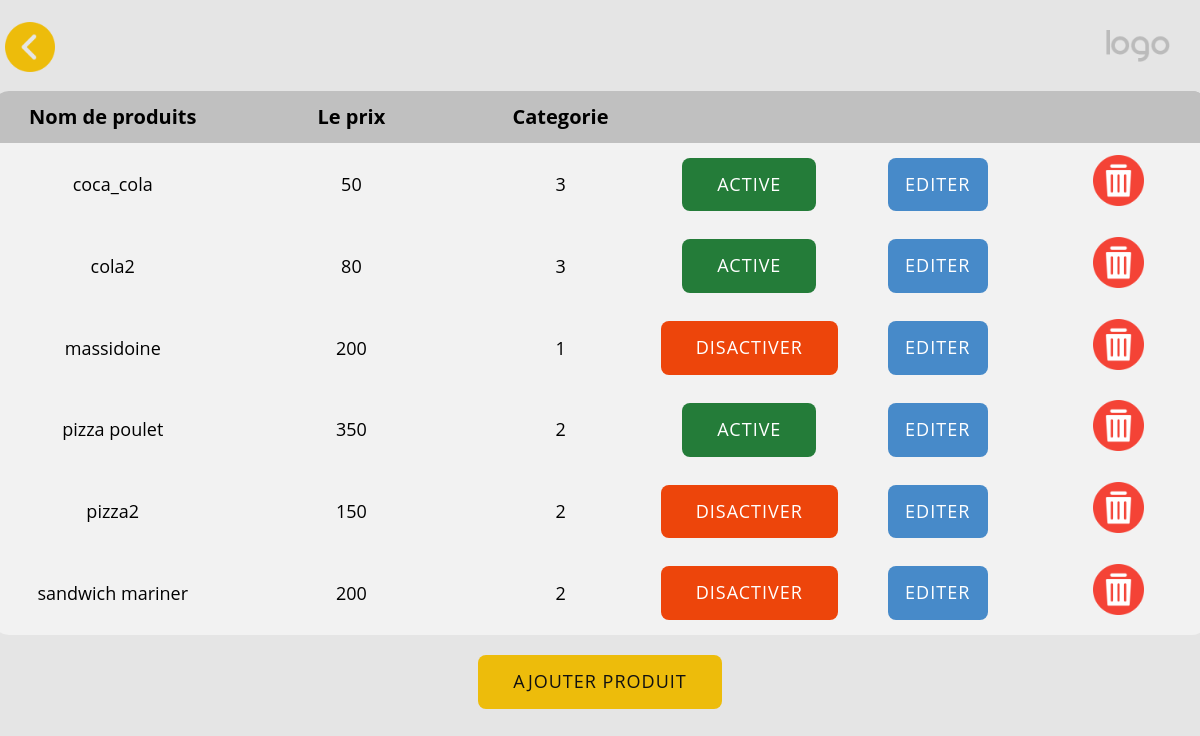
Page /editer-products on the earlier database version.
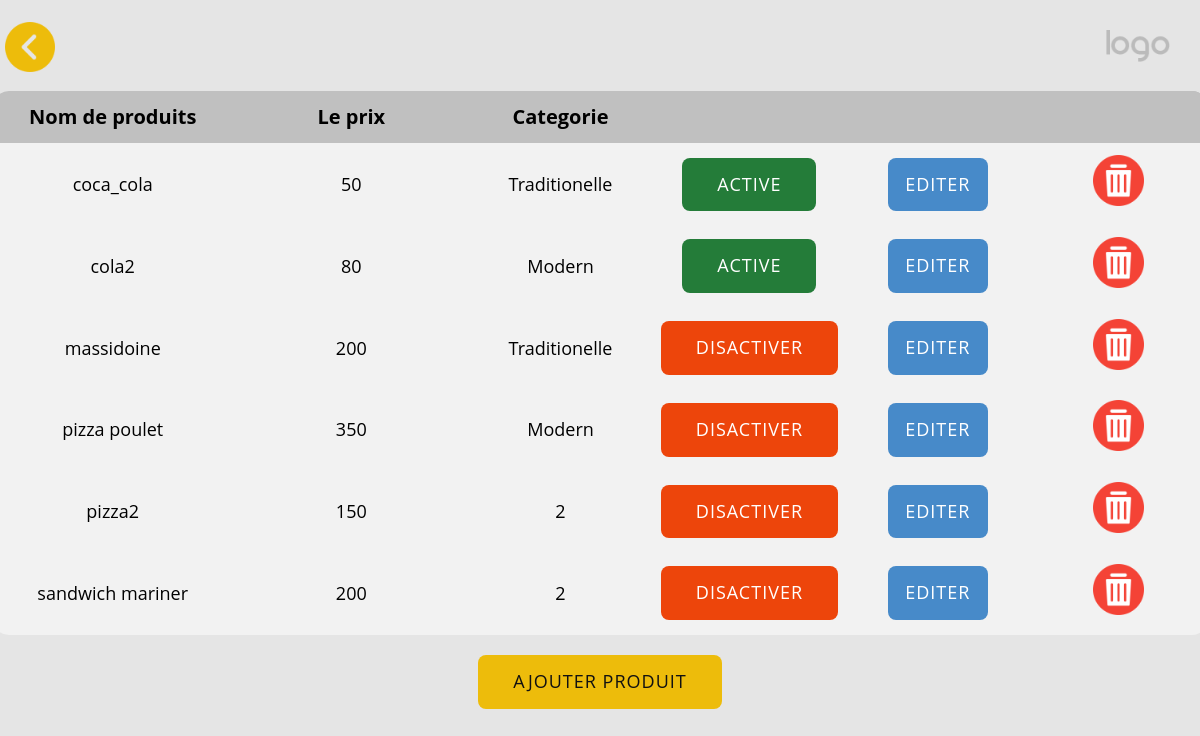
Same page on the later database version.
### main/models.py (models this page shows, shortened)
class Products(models.Model):
    prodCatChoices = [
        ('1', 'Traditionelle'),
        ('2', 'Modern'),
        ('3', 'Boissant')
    ]
    prodName = models.CharField(max_length=30,null=False,help_text='entrer le nom de produit',verbose_name='nom de produit')
    prodPrix = models.IntegerField(null=False,help_text='prix de produit',verbose_name='prix de produit')
    prodCat = models.CharField(max_length=1,choices=prodCatChoices,null=False,help_text='choisit la categorie de ce produit',verbose_name='categorie de produit')
    isActive = models.BooleanField(help_text='activer ou desactiver ce produit', verbose_name='status de produit',default=True)
    img=models.ImageField(default='default.jpg',upload_to='profile_pics')

### main/views.py (the view)
# urls.py: path('editer-products', editProdsView, name='editer-products'),
def editProdsView(request):
    context = {}
    prods = Products.objects.all().order_by('prodName')
    context['products'] = prods
    if 'act-dis' in request.POST:
        prod = Products.objects.get(id=request.POST['act-dis'])
        prod.isActive = not prod.isActive
        prod.save()
    return render(request,"main/products2.html",context)

### main/templates/main/products2.html (shortened to what the changed rows need)
<!DOCTYPE html>
<html style="font-size: 16px;" lang="en"><head>
    {% load static %}
    <link rel="stylesheet" href="{% static 'products2.css' %}" media="screen">
  <meta data-intl-tel-input-cdn-path="intlTelInput/"></head>
  <body class="u-body u-xl-mode" data-lang="en">
    <section class="u-clearfix u-grey-10 u-section-1" id="sec-9891">
      <div class="u-clearfix u-sheet u-sheet-1">
        <div class="u-table u-table-responsive u-table-1">
          <table class="u-table-entity">
            <colgroup>
            </colgroup>
            <thead class="u-align-center u-grey-25 u-table-header u-text-black u-table-header-1">
              <tr style="height: 46px;">
                <th class="u-table-cell"><span class="u-text-black">Nom de produits</span></th>
                <th class="u-table-cell">Le prix</th>
                <th class="u-table-cell">Categorie<br></th>
                <th class="u-grey-25 u-table-cell u-table-cell-4"></th>
                <th class="u-grey-25 u-table-cell u-table-cell-5"></th>
                <th class="u-grey-25 u-table-cell u-table-cell-5"></th>
              </tr>
            </thead>
            {% for prod in products %}
            <tbody class="u-align-center u-grey-5 u-table-body u-text-black u-table-body-1">
              <tr style="height: 60px;">
                <td class="u-border-1 u-border-grey-5 u-border-no-left u-border-no-right u-table-cell">{{prod.prodName}}</td>
                <td class="u-border-1 u-border-grey-5 u-border-no-left u-border-no-right u-table-cell">{{prod.prodPrix}}<br>
                </td>
                <td class="u-border-1 u-border-grey-5 u-border-no-left u-border-no-right u-table-cell">{{prod.prodCat}}<br>
                </td>
                <td class="u-border-1 u-border-grey-5 u-border-no-left u-border-no-right u-table-cell">
                  <form method="post">{% csrf_token %}
                    {% if prod.isActive %}
                      <button  type="submit"  name="act-dis" value="{{prod.id}}" class="u-border-2 u-border-grey-75 u-btn u-btn-round u-button-style u-custom-color-1 u-hover-custom-color-2 u-radius-8 u-text-body-alt-color u-text-hover-white u-btn-4 activer_button"  style="background-color: #247c39 ; color : white">Active<br></button>
                    {% else %}
                      <button  type="submit"  name="act-dis" value="{{prod.id}}" class="u-border-2 u-border-grey-75 u-btn u-btn-round u-button-style u-custom-color-1 u-hover-custom-color-2 u-radius-8 u-text-body-alt-color u-text-hover-white u-btn-4 disactiver_button" style="background-color: #ed450b ; color : white" >Disactiver<br></button>
                      {% endif %}
                  </form>
                </td>
                <td class="u-border-1 u-border-grey-5 u-border-no-left u-border-no-right u-table-cell">
                  <form method="post" action="ajouterEditer-product">{% csrf_token %}
                    <button  type="submit"  name="editPrd" value="{{prod.id}}" class="u-btn u-btn-round u-button-style u-hover-palette-1-dark-1 u-palette-1-base u-radius-8 u-btn-5" href="https://nicepage.com">Editer</button>
                  </form>
                </td>
                <td class="u-border-1 u-border-grey-5 u-border-no-left u-border-no-right u-table-cell">
                  <form method="post"  action="delete_product">{% csrf_token %}
                  <button  type="submit"  type="submit" name="delete_prod" value={{prod.id}} class="icon-button2"><img class="icon-supprime" src="/static/img/3687412.png"/></button>
                  </form >
                </td>
              </tr>
            </tbody>
            {% endfor %}
          </table>
        </div>
      </div>
    </section>
</body></html>

Differences in the rows shown:
changed Products "coca_cola": prodCat "3" → "Traditionelle"
changed Products "cola2": prodCat "3" → "Modern"
changed Products "massidoine": prodCat "1" → "Traditionelle"
changed Products "pizza poulet": prodCat "2" → "Modern"; isActive "ACTIVE" → "DISACTIVER"
